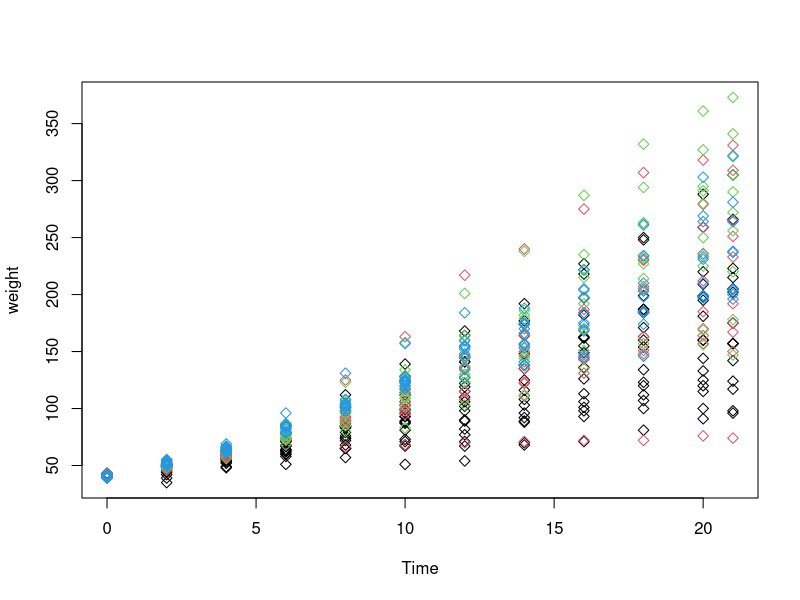

Here is the R script that generated this plot:
## ---- chunk 1
knitr::opts_chunk$set(echo = TRUE)
## ---- chunk 2
summary(ChickWeight)
## ---- chunk 3
with(ChickWeight,plot(Time, weight, col=Diet, pch=5))
